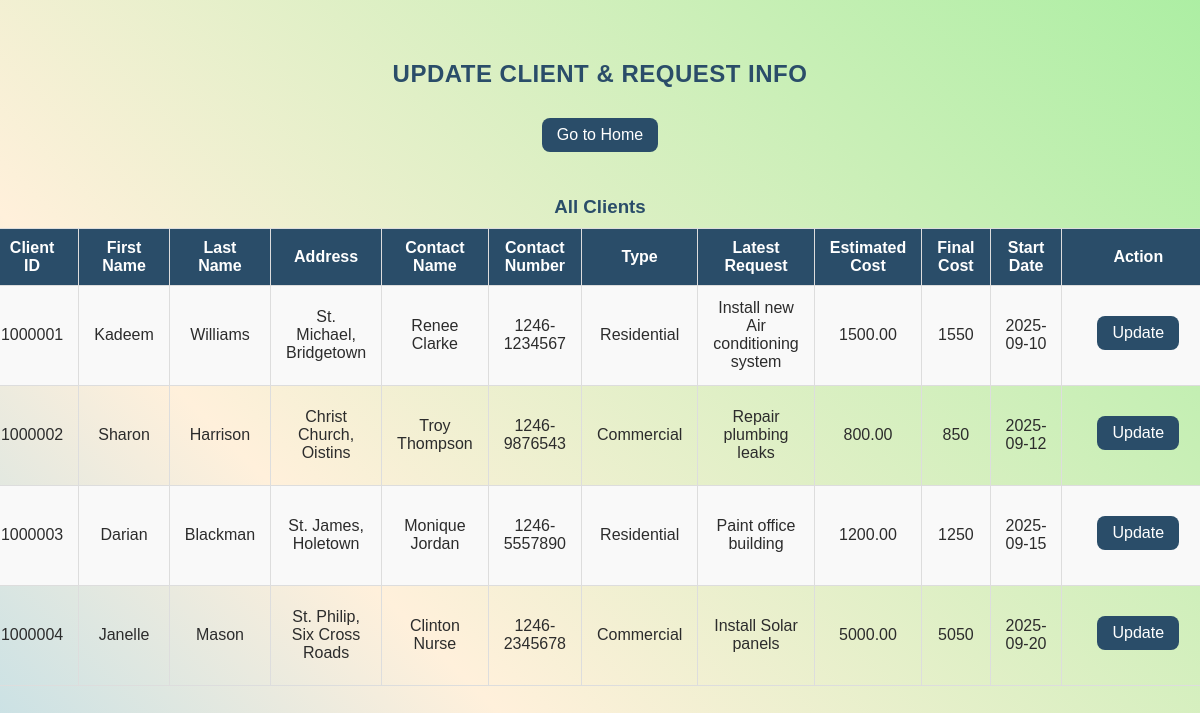
Page /updateClient.php on the committed database.
### tables this page shows
CREATE TABLE IF NOT EXISTS `client` (
  `ClientId` int NOT NULL AUTO_INCREMENT,
  `FirstName` varchar(60) DEFAULT NULL,
  `LastName` varchar(60) DEFAULT NULL,
  `Address` varchar(120) DEFAULT NULL,
  `ContactName` varchar(60) DEFAULT NULL,
  `ContactNumber` varchar(12) DEFAULT NULL,
  `Type` varchar(50) DEFAULT NULL,
  PRIMARY KEY (`ClientId`)
);

### updateClient.php (the view, shortened to what this page needs)
<!DOCTYPE html>
<html>
<head>
    <link rel="stylesheet" href="style.css">
</head>
<body>
    <h2>UPDATE CLIENT & REQUEST INFO</h2>
    <a href="index.php">Go to Home</a>
    <?php
    require_once('mysql_connect.php');
    ?>
    <?php
    echo "<h3>All Clients</h3>";
    $allClients = mysqli_query($dbcon, "
        SELECT c.*,
               (SELECT Description FROM Request WHERE ClientId = c.ClientId ORDER BY RequestId DESC LIMIT 1) AS LatestRequest,
               (SELECT EstimatedCost FROM Request WHERE ClientId = c.ClientId ORDER BY RequestId DESC LIMIT 1) AS EstimatedCost,
               (SELECT StartDate FROM Request WHERE ClientId = c.ClientId ORDER BY RequestId DESC LIMIT 1) AS StartDate
        FROM Client c
        ORDER BY c.ClientId ASC
    ");
    if (mysqli_num_rows($allClients) > 0) {
        echo "<table>
                <tr>
                    <th>Client ID</th>
                    <th>First Name</th>
                    <th>Last Name</th>
                    <th>Address</th>
                    <th>Contact Name</th>
                    <th>Contact Number</th>
                    <th>Type</th>
                    <th>Latest Request</th>
                    <th>Estimated Cost</th>
                    <th>Final Cost</th>
                    <th>Start Date</th>
                    <th>Action</th>
                </tr>";
        while ($row = mysqli_fetch_assoc($allClients)) {
            $finalCost = $row['EstimatedCost'] + 50;
            echo "<tr>
                    <td>{$row['ClientId']}</td>
                    <td>{$row['FirstName']}</td>
                    <td>{$row['LastName']}</td>
                    <td>{$row['Address']}</td>
                    <td>{$row['ContactName']}</td>
                    <td>{$row['ContactNumber']}</td>
                    <td>{$row['Type']}</td>
                    <td>" . htmlspecialchars($row['LatestRequest']) . "</td>
                    <td>{$row['EstimatedCost']}</td>
                    <td>{$finalCost}</td>
                    <td>{$row['StartDate']}</td>
                    <td><a class='update-link' href='updateClient.php?ClientId={$row['ClientId']}'>Update</a></td>
                </tr>";
        }
        echo "</table>";
    } else {
        echo "<p>No clients found.</p>";
    }
    ?>
</body>
</html>

### style.css (style rules this page uses)
body { font-family: "Poppins", "Segoe UI", sans-serif; color: #2c2c2c; margin: 0; padding: 0; background: linear-gradient(45deg, #d2001a, #7462ff, purple, pink); background-size: 300% 300%; animation: color 12s ease-in-out infinite; }
h1, h2 { text-align: center; color: #1a237e; letter-spacing: 0.5px; }
a { margin: 20px; padding: 10px 16px; background-color: #3949ab; color: #ffffff; border-radius: 6px; text-align: center; text-decoration: none; font-weight: 500; }
table { width: 100%; border-collapse: collapse; }
td { padding: 12px 8px; vertical-align: middle; }

### updateClient.php (style rules this page uses)
body { display: flex; flex-direction: column; align-items: center; justify-content: flex-start; padding-top: 40px; font-family: Arial, sans-serif; background: linear-gradient(45deg, #3BB9FF, #FFF0DB, lightgreen, pink); background-size: 300% 300%; animation: color 12s ease-in-out infinite; }
h2, h3 { text-align: center; color: #2a4d69; margin-bottom: 10px; }
a[href="index.php"], a.update-link { display: inline-block; margin-bottom: 25px; background: #2a4d69; color: #fff; text-decoration: none; padding: 8px 15px; border-radius: 8px; transition: 0.3s; }
table { border-collapse: collapse; width: 100%; margin-bottom: 20px; }
th, td { border: 1px solid #ddd; padding: 10px 15px; text-align: center; }
th { background: #2a4d69; color: #fff; }
tr:nth-child(even) { background: #f9f9f9; }

### rows in the picture
client: ClientId "1000001", FirstName "Kadeem", LastName "Williams", Address "St. Michael, Bridgetown", ContactName "Renee Clarke", ContactNumber "1246-1234567", Type "Residential", LatestRequest "Install new Air conditioning system", EstimatedCost "1500.00", finalCost "1550", StartDate "2025-09-10"
client: ClientId "1000002", FirstName "Sharon", LastName "Harrison", Address "Christ Church, Oistins", ContactName "Troy Thompson", ContactNumber "1246-9876543", Type "Commercial", LatestRequest "Repair plumbing leaks", EstimatedCost "800.00", finalCost "850", StartDate "2025-09-12"
client: ClientId "1000003", FirstName "Darian", LastName "Blackman", Address "St. James, Holetown", ContactName "Monique Jordan", ContactNumber "1246-5557890", Type "Residential", LatestRequest "Paint office building", EstimatedCost "1200.00", finalCost "1250", StartDate "2025-09-15"
client: ClientId "1000004", FirstName "Janelle", LastName "Mason", Address "St. Philip, Six Cross Roads", ContactName "Clinton Nurse", ContactNumber "1246-2345678", Type "Commercial", LatestRequest "Install Solar panels", EstimatedCost "5000.00", finalCost "5050", StartDate "2025-09-20"
